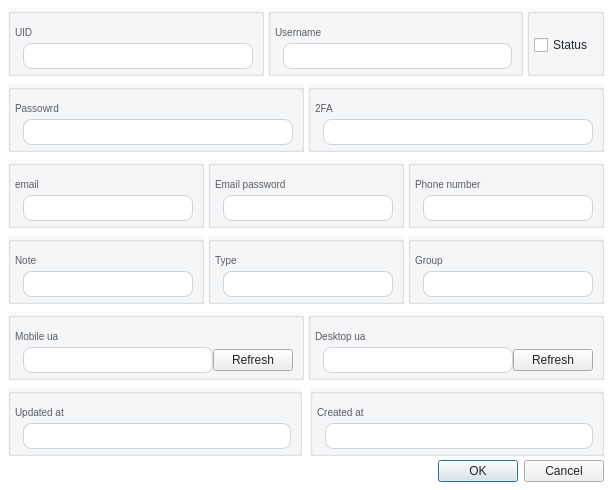
<?xml version="1.0" encoding="UTF-8"?>
<ui version="4.0">
 <class>Dialog_User</class>
 <widget class="QDialog" name="Dialog_User">
  <property name="geometry">
   <rect>
    <x>0</x>
    <y>0</y>
    <width>612</width>
    <height>490</height>
   </rect>
  </property>
  <property name="windowTitle">
   <string>Dialog</string>
  </property>
  <property name="styleSheet">
   <string notr="true">#Dialog_User {
  font-family: &quot;Courier New&quot;;
  background-color: #FFFFFF;
}
QPushButton{
  font-family: &quot;Courier New&quot;;
}
QCheckBox {
  font-family: &quot;Courier New&quot;;
}
QGroupBox {
  font-family: &quot;Courier New&quot;;
  font-size: 13px;
  background-color: rgba(248, 249, 250, 1);
}
QLineEdit {
  padding: 4px 0;
  border: 1px solid #ced4da;
  border-radius: 8px;
  margin-left: 8px;
  padding-left: 4px;
  background-color: #FFFFFF;
  color:#212529;
}
QPlainTextEdit {
	background-color: #FFFFFF;
  color:#212529;
}
QLabel {
  font-family: &quot;Courier New&quot;;
  font-size: 13px;
  color: rgb(90, 93, 97);
}
QRadioButton {
  font-family: &quot;Courier New&quot;;
  font-size: 13px;
  color: #212529;
}
QComboBox {
  font-family: &quot;Courier New&quot;;
  font-size: 13px;
  color: #212529;
}
QPushButton {
  color: #212529;
}

QCheckBox{
  color: #212529;
}</string>
  </property>
  <layout class="QVBoxLayout" name="verticalLayout_32">
   <property name="spacing">
    <number>4</number>
   </property>
   <property name="leftMargin">
    <number>8</number>
   </property>
   <property name="topMargin">
    <number>8</number>
   </property>
   <property name="rightMargin">
    <number>8</number>
   </property>
   <property name="bottomMargin">
    <number>8</number>
   </property>
   <item>
    <layout class="QVBoxLayout" name="verticalLayout_31">
     <property name="spacing">
      <number>8</number>
     </property>
     <item>
      <layout class="QHBoxLayout" name="horizontalLayout">
       <property name="spacing">
        <number>4</number>
       </property>
       <property name="rightMargin">
        <number>0</number>
       </property>
       <property name="bottomMargin">
        <number>0</number>
       </property>
       <item>
        <widget class="QGroupBox" name="uid_container">
         <property name="title">
          <string/>
         </property>
         <layout class="QVBoxLayout" name="verticalLayout_2">
          <property name="leftMargin">
           <number>4</number>
          </property>
          <property name="topMargin">
           <number>8</number>
          </property>
          <property name="rightMargin">
           <number>8</number>
          </property>
          <property name="bottomMargin">
           <number>4</number>
          </property>
          <item>
           <layout class="QVBoxLayout" name="verticalLayout">
            <property name="spacing">
             <number>0</number>
            </property>
            <item>
             <widget class="QLabel" name="uid_label">
              <property name="styleSheet">
               <string notr="true">font-size: 10px</string>
              </property>
              <property name="text">
               <string>UID</string>
              </property>
             </widget>
            </item>
            <item>
             <widget class="QLineEdit" name="uid_input"/>
            </item>
           </layout>
          </item>
         </layout>
        </widget>
       </item>
       <item>
        <widget class="QGroupBox" name="username_container">
         <property name="title">
          <string/>
         </property>
         <layout class="QVBoxLayout" name="verticalLayout_19">
          <property name="leftMargin">
           <number>4</number>
          </property>
          <property name="topMargin">
           <number>8</number>
          </property>
          <property name="rightMargin">
           <number>8</number>
          </property>
          <property name="bottomMargin">
           <number>4</number>
          </property>
          <item>
           <layout class="QVBoxLayout" name="verticalLayout_20">
            <property name="spacing">
             <number>0</number>
            </property>
            <item>
             <widget class="QLabel" name="username_label">
              <property name="styleSheet">
               <string notr="true">font-size: 10px</string>
              </property>
              <property name="text">
               <string>Username</string>
              </property>
             </widget>
            </item>
            <item>
             <widget class="QLineEdit" name="username_input"/>
            </item>
           </layout>
          </item>
         </layout>
        </widget>
       </item>
       <item>
        <widget class="QGroupBox" name="status_container">
         <property name="title">
          <string/>
         </property>
         <layout class="QVBoxLayout" name="verticalLayout_21">
          <property name="leftMargin">
           <number>4</number>
          </property>
          <property name="topMargin">
           <number>8</number>
          </property>
          <property name="rightMargin">
           <number>8</number>
          </property>
          <property name="bottomMargin">
           <number>4</number>
          </property>
          <item>
           <layout class="QVBoxLayout" name="verticalLayout_22">
            <property name="spacing">
             <number>0</number>
            </property>
            <item>
             <widget class="QCheckBox" name="status_checkbox">
              <property name="text">
               <string>Status</string>
              </property>
             </widget>
            </item>
           </layout>
          </item>
         </layout>
        </widget>
       </item>
      </layout>
     </item>
     <item>
      <layout class="QHBoxLayout" name="horizontalLayout_2">
       <property name="spacing">
        <number>4</number>
       </property>
       <property name="rightMargin">
        <number>0</number>
       </property>
       <property name="bottomMargin">
        <number>0</number>
       </property>
       <item>
        <widget class="QGroupBox" name="password_container">
         <property name="title">
          <string/>
         </property>
         <layout class="QVBoxLayout" name="verticalLayout_3">
          <property name="leftMargin">
           <number>4</number>
          </property>
          <property name="topMargin">
           <number>8</number>
          </property>
          <property name="rightMargin">
           <number>8</number>
          </property>
          <property name="bottomMargin">
           <number>4</number>
          </property>
          <item>
           <layout class="QVBoxLayout" name="verticalLayout_4">
            <property name="spacing">
             <number>0</number>
            </property>
            <item>
             <widget class="QLabel" name="password_label">
              <property name="styleSheet">
               <string notr="true">font-size: 10px</string>
              </property>
              <property name="text">
               <string>Passowrd</string>
              </property>
             </widget>
            </item>
            <item>
             <widget class="QLineEdit" name="password_input"/>
            </item>
           </layout>
          </item>
         </layout>
        </widget>
       </item>
       <item>
        <widget class="QGroupBox" name="two_fa_container">
         <property name="title">
          <string/>
         </property>
         <layout class="QVBoxLayout" name="verticalLayout_9">
          <property name="leftMargin">
           <number>4</number>
          </property>
          <property name="topMargin">
           <number>8</number>
          </property>
          <property name="rightMargin">
           <number>8</number>
          </property>
          <property name="bottomMargin">
           <number>4</number>
          </property>
          <item>
           <layout class="QVBoxLayout" name="verticalLayout_10">
            <property name="spacing">
             <number>0</number>
            </property>
            <item>
             <widget class="QLabel" name="two_fa_label">
              <property name="styleSheet">
               <string notr="true">font-size: 10px</string>
              </property>
              <property name="text">
               <string>2FA</string>
              </property>
             </widget>
            </item>
            <item>
             <widget class="QLineEdit" name="two_fa_input"/>
            </item>
           </layout>
          </item>
         </layout>
        </widget>
       </item>
      </layout>
     </item>
     <item>
      <layout class="QHBoxLayout" name="horizontalLayout_3">
       <property name="spacing">
        <number>4</number>
       </property>
       <property name="rightMargin">
        <number>0</number>
       </property>
       <property name="bottomMargin">
        <number>0</number>
       </property>
       <item>
        <widget class="QGroupBox" name="email_container">
         <property name="title">
          <string/>
         </property>
         <layout class="QVBoxLayout" name="verticalLayout_5">
          <property name="leftMargin">
           <number>4</number>
          </property>
          <property name="topMargin">
           <number>8</number>
          </property>
          <property name="rightMargin">
           <number>8</number>
          </property>
          <property name="bottomMargin">
           <number>4</number>
          </property>
          <item>
           <layout class="QVBoxLayout" name="verticalLayout_6">
            <property name="spacing">
             <number>0</number>
            </property>
            <item>
             <widget class="QLabel" name="email_label">
              <property name="styleSheet">
               <string notr="true">font-size: 10px</string>
              </property>
              <property name="text">
               <string>email</string>
              </property>
             </widget>
            </item>
            <item>
             <widget class="QLineEdit" name="email_input"/>
            </item>
           </layout>
          </item>
         </layout>
        </widget>
       </item>
       <item>
        <widget class="QGroupBox" name="email_password_container">
         <property name="title">
          <string/>
         </property>
         <layout class="QVBoxLayout" name="verticalLayout_7">
          <property name="leftMargin">
           <number>4</number>
          </property>
          <property name="topMargin">
           <number>8</number>
          </property>
          <property name="rightMargin">
           <number>8</number>
          </property>
          <property name="bottomMargin">
           <number>4</number>
          </property>
          <item>
           <layout class="QVBoxLayout" name="verticalLayout_8">
            <property name="spacing">
             <number>0</number>
            </property>
            <item>
             <widget class="QLabel" name="email_password_label">
              <property name="styleSheet">
               <string notr="true">font-size: 10px</string>
              </property>
              <property name="text">
               <string>Email password</string>
              </property>
             </widget>
            </item>
            <item>
             <widget class="QLineEdit" name="email_password_input"/>
            </item>
           </layout>
          </item>
         </layout>
        </widget>
       </item>
       <item>
        <widget class="QGroupBox" name="phone_number_container">
         <property name="title">
          <string/>
         </property>
         <layout class="QVBoxLayout" name="verticalLayout_11">
          <property name="leftMargin">
           <number>4</number>
          </property>
          <property name="topMargin">
           <number>8</number>
          </property>
          <property name="rightMargin">
           <number>8</number>
          </property>
          <property name="bottomMargin">
           <number>4</number>
          </property>
          <item>
           <layout class="QVBoxLayout" name="verticalLayout_12">
            <property name="spacing">
             <number>0</number>
            </property>
            <item>
             <widget class="QLabel" name="phone_number_label">
              <property name="styleSheet">
               <string notr="true">font-size: 10px</string>
              </property>
              <property name="text">
               <string>Phone number</string>
              </property>
             </widget>
            </item>
            <item>
             <widget class="QLineEdit" name="phone_number_input"/>
            </item>
           </layout>
          </item>
         </layout>
        </widget>
       </item>
      </layout>
     </item>
     <item>
      <layout class="QHBoxLayout" name="horizontalLayout_5">
       <property name="spacing">
        <number>4</number>
       </property>
       <property name="rightMargin">
        <number>0</number>
       </property>
       <property name="bottomMargin">
        <number>0</number>
       </property>
       <item>
        <widget class="QGroupBox" name="note_container">
         <property name="title">
          <string/>
         </property>
         <layout class="QVBoxLayout" name="verticalLayout_17">
          <property name="leftMargin">
           <number>4</number>
          </property>
          <property name="topMargin">
           <number>8</number>
          </property>
          <property name="rightMargin">
           <number>8</number>
          </property>
          <property name="bottomMargin">
           <number>4</number>
          </property>
          <item>
           <layout class="QVBoxLayout" name="verticalLayout_18">
            <property name="spacing">
             <number>0</number>
            </property>
            <item>
             <widget class="QLabel" name="note_label">
              <property name="styleSheet">
               <string notr="true">font-size: 10px</string>
              </property>
              <property name="text">
               <string>Note</string>
              </property>
             </widget>
            </item>
            <item>
             <widget class="QLineEdit" name="note_input"/>
            </item>
           </layout>
          </item>
         </layout>
        </widget>
       </item>
       <item>
        <widget class="QGroupBox" name="type_container">
         <property name="title">
          <string/>
         </property>
         <layout class="QVBoxLayout" name="verticalLayout_23">
          <property name="leftMargin">
           <number>4</number>
          </property>
          <property name="topMargin">
           <number>8</number>
          </property>
          <property name="rightMargin">
           <number>8</number>
          </property>
          <property name="bottomMargin">
           <number>4</number>
          </property>
          <item>
           <layout class="QVBoxLayout" name="verticalLayout_24">
            <property name="spacing">
             <number>0</number>
            </property>
            <item>
             <widget class="QLabel" name="type_label">
              <property name="styleSheet">
               <string notr="true">font-size: 10px</string>
              </property>
              <property name="text">
               <string>Type</string>
              </property>
             </widget>
            </item>
            <item>
             <widget class="QLineEdit" name="type_input"/>
            </item>
           </layout>
          </item>
         </layout>
        </widget>
       </item>
       <item>
        <widget class="QGroupBox" name="group_container">
         <property name="title">
          <string/>
         </property>
         <layout class="QVBoxLayout" name="verticalLayout_25">
          <property name="leftMargin">
           <number>4</number>
          </property>
          <property name="topMargin">
           <number>8</number>
          </property>
          <property name="rightMargin">
           <number>8</number>
          </property>
          <property name="bottomMargin">
           <number>4</number>
          </property>
          <item>
           <layout class="QVBoxLayout" name="verticalLayout_26">
            <property name="spacing">
             <number>0</number>
            </property>
            <item>
             <widget class="QLabel" name="group_label">
              <property name="styleSheet">
               <string notr="true">font-size: 10px</string>
              </property>
              <property name="text">
               <string>Group</string>
              </property>
             </widget>
            </item>
            <item>
             <widget class="QLineEdit" name="group_input"/>
            </item>
           </layout>
          </item>
         </layout>
        </widget>
       </item>
      </layout>
     </item>
     <item>
      <layout class="QHBoxLayout" name="horizontalLayout_4">
       <property name="spacing">
        <number>4</number>
       </property>
       <property name="rightMargin">
        <number>0</number>
       </property>
       <property name="bottomMargin">
        <number>0</number>
       </property>
       <item>
        <widget class="QGroupBox" name="mobile_ua_container">
         <property name="title">
          <string/>
         </property>
         <layout class="QVBoxLayout" name="verticalLayout_15">
          <property name="leftMargin">
           <number>4</number>
          </property>
          <property name="topMargin">
           <number>8</number>
          </property>
          <property name="rightMargin">
           <number>8</number>
          </property>
          <property name="bottomMargin">
           <number>4</number>
          </property>
          <item>
           <layout class="QVBoxLayout" name="verticalLayout_16">
            <property name="spacing">
             <number>0</number>
            </property>
            <item>
             <widget class="QLabel" name="phone_number_label_3">
              <property name="styleSheet">
               <string notr="true">font-size: 10px</string>
              </property>
              <property name="text">
               <string>Mobile ua</string>
              </property>
             </widget>
            </item>
            <item>
             <layout class="QHBoxLayout" name="horizontalLayout_7">
              <item>
               <widget class="QLineEdit" name="mobile_ua_input"/>
              </item>
              <item>
               <widget class="QPushButton" name="mobile_ua_button">
                <property name="text">
                 <string>Refresh</string>
                </property>
               </widget>
              </item>
             </layout>
            </item>
           </layout>
          </item>
         </layout>
        </widget>
       </item>
       <item>
        <widget class="QGroupBox" name="desktop_ua_container">
         <property name="title">
          <string/>
         </property>
         <layout class="QVBoxLayout" name="verticalLayout_13">
          <property name="leftMargin">
           <number>4</number>
          </property>
          <property name="topMargin">
           <number>8</number>
          </property>
          <property name="rightMargin">
           <number>8</number>
          </property>
          <property name="bottomMargin">
           <number>4</number>
          </property>
          <item>
           <layout class="QVBoxLayout" name="verticalLayout_14">
            <property name="spacing">
             <number>0</number>
            </property>
            <item>
             <widget class="QLabel" name="phone_number_label_2">
              <property name="styleSheet">
               <string notr="true">font-size: 10px</string>
              </property>
              <property name="text">
               <string>Desktop ua</string>
              </property>
             </widget>
            </item>
            <item>
             <layout class="QHBoxLayout" name="horizontalLayout_6">
              <item>
               <widget class="QLineEdit" name="desktop_ua_input"/>
              </item>
              <item>
               <widget class="QPushButton" name="desktop_ua_button">
                <property name="text">
                 <string>Refresh</string>
                </property>
               </widget>
              </item>
             </layout>
            </item>
           </layout>
          </item>
         </layout>
        </widget>
       </item>
      </layout>
     </item>
     <item>
      <layout class="QHBoxLayout" name="horizontalLayout_8">
       <property name="rightMargin">
        <number>0</number>
       </property>
       <property name="bottomMargin">
        <number>0</number>
       </property>
       <item>
        <widget class="QGroupBox" name="updated_at_container">
         <property name="title">
          <string/>
         </property>
         <layout class="QVBoxLayout" name="verticalLayout_29">
          <property name="leftMargin">
           <number>4</number>
          </property>
          <property name="topMargin">
           <number>8</number>
          </property>
          <property name="rightMargin">
           <number>8</number>
          </property>
          <property name="bottomMargin">
           <number>4</number>
          </property>
          <item>
           <layout class="QVBoxLayout" name="verticalLayout_30">
            <property name="spacing">
             <number>0</number>
            </property>
            <item>
             <widget class="QLabel" name="updated_at_label">
              <property name="styleSheet">
               <string notr="true">font-size: 10px</string>
              </property>
              <property name="text">
               <string>Updated at</string>
              </property>
             </widget>
            </item>
            <item>
             <widget class="QLineEdit" name="updated_at_input"/>
            </item>
           </layout>
          </item>
         </layout>
        </widget>
       </item>
       <item>
        <widget class="QGroupBox" name="created_at_container">
         <property name="title">
          <string/>
         </property>
         <layout class="QVBoxLayout" name="verticalLayout_27">
          <property name="leftMargin">
           <number>4</number>
          </property>
          <property name="topMargin">
           <number>8</number>
          </property>
          <property name="rightMargin">
           <number>8</number>
          </property>
          <property name="bottomMargin">
           <number>4</number>
          </property>
          <item>
           <layout class="QVBoxLayout" name="verticalLayout_28">
            <property name="spacing">
             <number>0</number>
            </property>
            <item>
             <widget class="QLabel" name="created_at_label">
              <property name="styleSheet">
               <string notr="true">font-size: 10px</string>
              </property>
              <property name="text">
               <string>Created at</string>
              </property>
             </widget>
            </item>
            <item>
             <widget class="QLineEdit" name="created_at_input"/>
            </item>
           </layout>
          </item>
         </layout>
        </widget>
       </item>
      </layout>
     </item>
    </layout>
   </item>
   <item>
    <widget class="QDialogButtonBox" name="buttonBox">
     <property name="orientation">
      <enum>Qt::Orientation::Horizontal</enum>
     </property>
     <property name="standardButtons">
      <set>QDialogButtonBox::StandardButton::Cancel|QDialogButtonBox::StandardButton::Ok</set>
     </property>
    </widget>
   </item>
  </layout>
 </widget>
 <tabstops>
  <tabstop>uid_input</tabstop>
  <tabstop>username_input</tabstop>
  <tabstop>status_checkbox</tabstop>
  <tabstop>password_input</tabstop>
  <tabstop>two_fa_input</tabstop>
  <tabstop>email_input</tabstop>
  <tabstop>email_password_input</tabstop>
  <tabstop>phone_number_input</tabstop>
  <tabstop>note_input</tabstop>
  <tabstop>type_input</tabstop>
  <tabstop>group_input</tabstop>
  <tabstop>mobile_ua_input</tabstop>
  <tabstop>mobile_ua_button</tabstop>
  <tabstop>desktop_ua_input</tabstop>
  <tabstop>desktop_ua_button</tabstop>
  <tabstop>updated_at_input</tabstop>
  <tabstop>created_at_input</tabstop>
 </tabstops>
 <resources/>
 <connections>
  <connection>
   <sender>buttonBox</sender>
   <signal>accepted()</signal>
   <receiver>Dialog_User</receiver>
   <slot>accept()</slot>
   <hints>
    <hint type="sourcelabel">
     <x>246</x>
     <y>458</y>
    </hint>
    <hint type="destinationlabel">
     <x>157</x>
     <y>274</y>
    </hint>
   </hints>
  </connection>
  <connection>
   <sender>buttonBox</sender>
   <signal>rejected()</signal>
   <receiver>Dialog_User</receiver>
   <slot>reject()</slot>
   <hints>
    <hint type="sourcelabel">
     <x>314</x>
     <y>458</y>
    </hint>
    <hint type="destinationlabel">
     <x>286</x>
     <y>274</y>
    </hint>
   </hints>
  </connection>
 </connections>
</ui>
